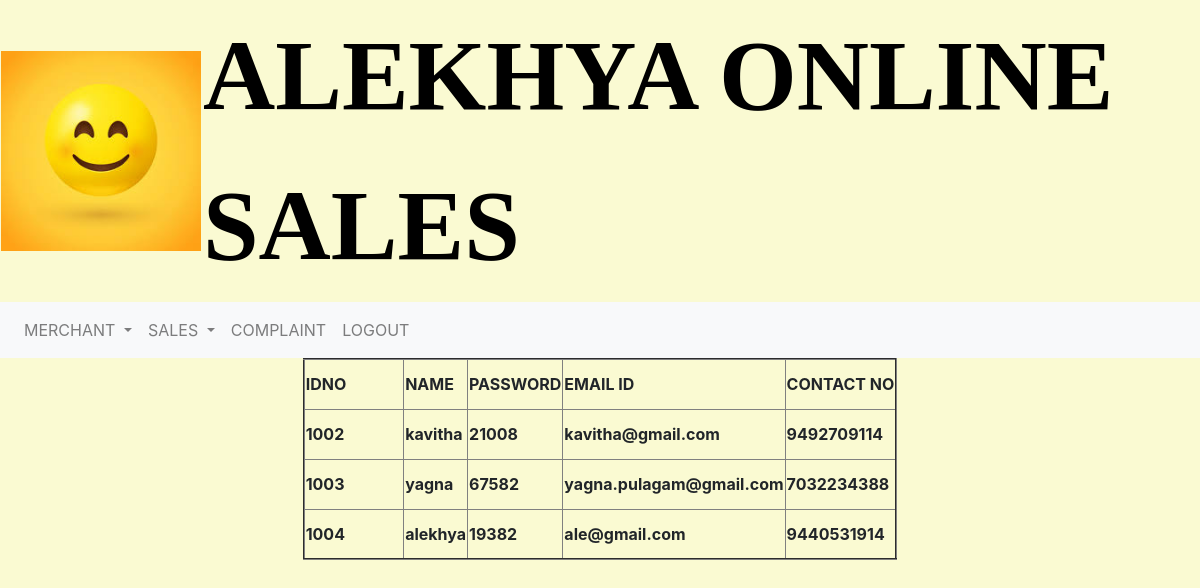
The app's page /viewmerchent/ with its own data.
### app/models.py (models this page shows)
class Merchentlogin(models.Model):
    merchentid=models.IntegerField(primary_key=True)
    merchentname=models.CharField(max_length=30)
    password=models.CharField(max_length=30)
    emailid=models.EmailField(unique=True)
    contactno=models.IntegerField(unique=True)

### app/views.py (the view)
# urls.py: path("viewmerchent/",views.viewmerchent,name="viewmerchent"),
def viewmerchent(request):
    return render(request,"viewmerchant.html",{"data":Merchentlogin.objects.all()})

### templates/viewmerchant.html (shortened to what this page needs)
{% load staticfiles %}
<!doctype html>
<html lang="en">
  <head>
    <link rel="stylesheet" href="https://stackpath.bootstrapcdn.com/bootstrap/4.1.3/css/bootstrap.min.css">
  </head>
  <body>
   {% include 'head.html' %}
   {% include 'menu.html' %}
   <table align="center" border="2">
        <tr>
            <th width="100" height="50">IDNO</th>
            <th>NAME</th>
            <th>PASSWORD</th>
            <th>EMAIL ID</th>
            <th>CONTACT NO</th>
        </tr>
        {% for x in data %}
        <tr>
            <th width="100" height="50">{{ x.merchentid }}</th>
             <th>{{ x.merchentname }}</th>
            <th>{{ x.password }}</th>
            <th>{{ x.emailid }}</th>
            <th>{{ x.contactno }}</th>
        </tr>
        {% endfor %}
    </table>
  </body>
</html>

### templates/head.html (shortened to what this page needs)
{% load staticfiles %}
<!doctype html>
<html lang="en">
  <head>
    <link rel="stylesheet" href="https://stackpath.bootstrapcdn.com/bootstrap/4.1.3/css/bootstrap.min.css">
  </head>
  <body style="background-color: lightgoldenrodyellow">
    <table align="center" border="0">
        <tr>
            <th> <img src="{% static 'images/smile2.jpg' %}" width="200" height="200"></th>
            <th style="font-family: Chiller;color: black;text-align: left;font-size: 100px">ALEKHYA ONLINE SALES</th>
        </tr>
    </table>
  </body>
</html>

### templates/menu.html (shortened to what this page needs)
{% load staticfiles %}
<!doctype html>
<html lang="en">
  <head>
    <link rel="stylesheet" href="https://stackpath.bootstrapcdn.com/bootstrap/4.1.3/css/bootstrap.min.css">
  </head>
  <body>
<table align="center">
<nav class="navbar navbar-expand-lg navbar-light bg-light">
  <div class="collapse navbar-collapse" id="navbarNavDropdown">
    <ul class="navbar-nav">
     <li class="nav-item dropdown">
        <a class="nav-link dropdown-toggle" href="#" id="navbarDropdownMenuLink" role="button" data-toggle="dropdown" aria-haspopup="true" aria-expanded="false">
          MERCHANT
        </a>
      </li>
      <li class="nav-item dropdown">
        <a class="nav-link dropdown-toggle" href="#" id="navbarDropdownMenuLink" role="button" data-toggle="dropdown" aria-haspopup="true" aria-expanded="false">
          SALES
        </a>
      </li>
      <li class="nav-item">
        <a class="nav-link" href="#">COMPLAINT</a>
      </li>
      <li class="nav-item">
        <a class="nav-link" href="{% url 'admin' %}">LOGOUT</a>
      </li>
    </ul>
  </div>
</nav>
</table>
  </body>
</html>

### records on screen
Merchentlogin: merchentid "1002", merchentname "kavitha", password "21008", emailid "kavitha@gmail.com", contactno "9492709114"
Merchentlogin: merchentid "1003", merchentname "yagna", password "67582", emailid "yagna.pulagam@gmail.com", contactno "7032234388"
Merchentlogin: merchentid "1004", merchentname "alekhya", password "19382", emailid "ale@gmail.com", contactno "9440531914"
